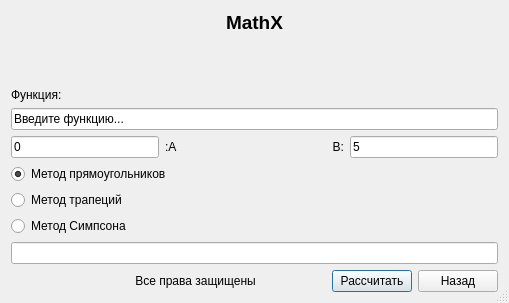
<?xml version="1.0" encoding="UTF-8"?>
<ui version="4.0">
 <class>opredint</class>
 <widget class="QDialog" name="opredint">
  <property name="geometry">
   <rect>
    <x>0</x>
    <y>0</y>
    <width>509</width>
    <height>303</height>
   </rect>
  </property>
  <property name="windowTitle">
   <string>&quot;Вычисление интеграла&quot;</string>
  </property>
  <property name="sizeGripEnabled">
   <bool>true</bool>
  </property>
  <property name="modal">
   <bool>true</bool>
  </property>
  <layout class="QGridLayout" name="gridLayout_2">
   <item row="0" column="0">
    <layout class="QGridLayout" name="gridLayout">
     <item row="0" column="0">
      <widget class="QLabel" name="label_1">
       <property name="enabled">
        <bool>true</bool>
       </property>
       <property name="font">
        <font>
         <pointsize>14</pointsize>
         <weight>75</weight>
         <bold>true</bold>
        </font>
       </property>
       <property name="text">
        <string>MathX</string>
       </property>
       <property name="textFormat">
        <enum>Qt::AutoText</enum>
       </property>
       <property name="alignment">
        <set>Qt::AlignHCenter|Qt::AlignTop</set>
       </property>
      </widget>
     </item>
     <item row="1" column="0">
      <layout class="QVBoxLayout" name="verticalLayout_3">
       <item>
        <widget class="QLabel" name="label_3">
         <property name="text">
          <string>Функция:</string>
         </property>
        </widget>
       </item>
       <item>
        <widget class="QLineEdit" name="lineEdit">
         <property name="text">
          <string>Введите функцию...</string>
         </property>
        </widget>
       </item>
       <item>
        <layout class="QHBoxLayout" name="horizontalLayout_16">
         <item>
          <widget class="QLineEdit" name="lineEdit_2">
           <property name="text">
            <string>0</string>
           </property>
          </widget>
         </item>
         <item>
          <widget class="QLabel" name="label_24">
           <property name="text">
            <string>:A</string>
           </property>
          </widget>
         </item>
         <item>
          <spacer name="horizontalSpacer_12">
           <property name="orientation">
            <enum>Qt::Horizontal</enum>
           </property>
           <property name="sizeHint" stdset="0">
            <size>
             <width>40</width>
             <height>20</height>
            </size>
           </property>
          </spacer>
         </item>
         <item>
          <widget class="QLabel" name="label_23">
           <property name="layoutDirection">
            <enum>Qt::RightToLeft</enum>
           </property>
           <property name="text">
            <string>B:</string>
           </property>
           <property name="alignment">
            <set>Qt::AlignRight|Qt::AlignTrailing|Qt::AlignVCenter</set>
           </property>
          </widget>
         </item>
         <item>
          <widget class="QLineEdit" name="lineEdit_3">
           <property name="text">
            <string>5</string>
           </property>
          </widget>
         </item>
        </layout>
       </item>
      </layout>
     </item>
     <item row="2" column="0">
      <layout class="QVBoxLayout" name="verticalLayout">
       <item>
        <layout class="QHBoxLayout" name="horizontalLayout_2">
         <item>
          <widget class="QRadioButton" name="radioButton">
           <property name="text">
            <string>Метод прямоугольников</string>
           </property>
           <property name="checkable">
            <bool>true</bool>
           </property>
           <property name="checked">
            <bool>true</bool>
           </property>
           <property name="autoRepeat">
            <bool>false</bool>
           </property>
           <property name="autoExclusive">
            <bool>true</bool>
           </property>
          </widget>
         </item>
         <item>
          <spacer name="horizontalSpacer_3">
           <property name="orientation">
            <enum>Qt::Horizontal</enum>
           </property>
           <property name="sizeHint" stdset="0">
            <size>
             <width>40</width>
             <height>20</height>
            </size>
           </property>
          </spacer>
         </item>
        </layout>
       </item>
       <item>
        <layout class="QHBoxLayout" name="horizontalLayout_3">
         <item>
          <widget class="QRadioButton" name="radioButton_3">
           <property name="text">
            <string>Метод трапеций</string>
           </property>
          </widget>
         </item>
         <item>
          <spacer name="horizontalSpacer_2">
           <property name="orientation">
            <enum>Qt::Horizontal</enum>
           </property>
           <property name="sizeHint" stdset="0">
            <size>
             <width>40</width>
             <height>20</height>
            </size>
           </property>
          </spacer>
         </item>
        </layout>
       </item>
       <item>
        <widget class="QRadioButton" name="radioButton_2">
         <property name="text">
          <string>Метод Симпсона</string>
         </property>
        </widget>
       </item>
      </layout>
     </item>
     <item row="3" column="0">
      <widget class="QLineEdit" name="outputEdit"/>
     </item>
     <item row="4" column="0">
      <layout class="QHBoxLayout" name="horizontalLayout">
       <item>
        <spacer name="horizontalSpacer">
         <property name="orientation">
          <enum>Qt::Horizontal</enum>
         </property>
         <property name="sizeHint" stdset="0">
          <size>
           <width>40</width>
           <height>20</height>
          </size>
         </property>
        </spacer>
       </item>
       <item>
        <widget class="QLabel" name="label_4">
         <property name="text">
          <string>Все права защищены                     </string>
         </property>
         <property name="alignment">
          <set>Qt::AlignCenter</set>
         </property>
        </widget>
       </item>
       <item>
        <widget class="QPushButton" name="pushButton_3">
         <property name="text">
          <string>Рассчитать</string>
         </property>
        </widget>
       </item>
       <item>
        <widget class="QPushButton" name="pushButton">
         <property name="text">
          <string>Назад</string>
         </property>
         <property name="autoDefault">
          <bool>false</bool>
         </property>
        </widget>
       </item>
      </layout>
     </item>
    </layout>
   </item>
  </layout>
 </widget>
 <resources/>
 <connections/>
</ui>
